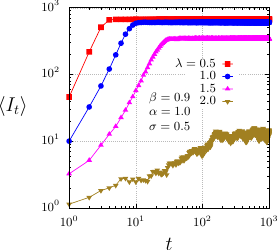

Generate this figure with gnuplot:
#!/usr/bin/gnuplot

# Dimensiones (en pulgadas)
mpl_top    = 0.3
mpl_bot    = 0.4
mpl_left   = 0.4
mpl_right  = 0.3
mpl_height = 2.0  # Altura común a todos
mpl_width  = 2.0  # Ancho de cada panel
mpl_dx1    = 0.5  # Espacio entre panel 1 y 2
mpl_dx2    = 0.5  # Espacio entre panel 2 y 3

# Tamaño total
xsize = mpl_left + mpl_right + 3*mpl_width + mpl_dx1 + mpl_dx2
ysize = mpl_top + mpl_bot + mpl_height

# Posiciones horizontales (left y right en pantalla)
p1_left  = mpl_left / xsize
p1_right = (mpl_left + mpl_width) / xsize

p2_left  = (mpl_left + mpl_width + mpl_dx1) / xsize
p2_right = (mpl_left + 2*mpl_width + mpl_dx1) / xsize

p3_left  = (mpl_left + 2*mpl_width + mpl_dx1 + mpl_dx2) / xsize
p3_right = (mpl_left + 3*mpl_width + mpl_dx1 + mpl_dx2) / xsize

# Verticales
p_top = 1 - mpl_top / ysize
p_bot = mpl_bot / ysize


# Salida
set terminal epslatex size xsize,ysize
epsfile='I_vs_time_var_lambda.eps'
set output epsfile

set border linewidth 1.5
set samples 1000
set grid lc rgb "#BBBBBB"
set style line 1 lc rgb '#0060ad' lt 1 lw 2 pt 7 ps 0.5

set multiplot

########### PANEL IZQUIERDO (DEFF) ###########
set lmargin at screen p1_left
set rmargin at screen p1_right
set tmargin at screen p_top
set bmargin at screen p_bot

set key samplen 1 spacing 1.2 font ",15" at graph 0.85, 0.75
set xlabel '\Large{$t$}'
set ylabel '\Large{$\langle I_t\rangle$}' offset 0.1,0.1 rotate by 0

set format "$10^{%T}$"

set logscale

set xrange [:1000]
#set yrange [0:]


set label 1 '$\beta=0.9$' at graph 0.4, 0.55
set label 2 '$\alpha=1.0$' at graph 0.4, 0.475
set label 3 '$\sigma=0.5$' at graph 0.4, 0.400

set style fill solid 0.3 noborder

plot "../SERIE/lambda_0.5000/MEAN_TEMPORAL.dat" u 2:5 w lp pt 5 ps 1.3 lw 2 lc rgb 'red' title '$\lambda=0.5$',\
     "../SERIE/lambda_1.0000/MEAN_TEMPORAL.dat" u 2:5 w lp pt 7 ps 1.3 lw 2 lc rgb 'blue' title '$1.0$',\
     "../SERIE/lambda_1.5000/MEAN_TEMPORAL.dat" u 2:5 w lp pt 9 ps 1.3 lw 2 lc rgb 'magenta' title '$1.5$',\
     "../SERIE/lambda_2.0000/MEAN_TEMPORAL.dat" u 2:5 w lp pt 11 ps 1.3 lw 2 lc rgb 'olive' title '$2.0$';


########### PANEL CENTRAL (Nz) ###########

unset multiplot